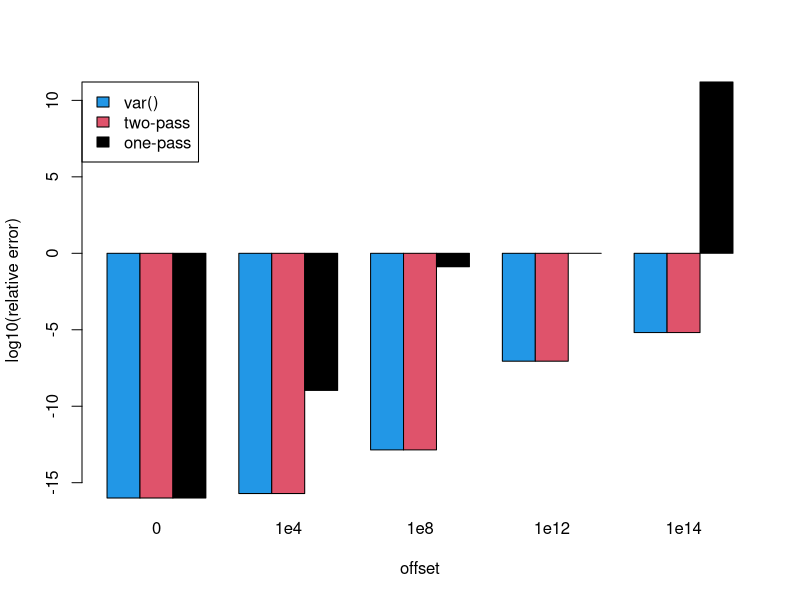
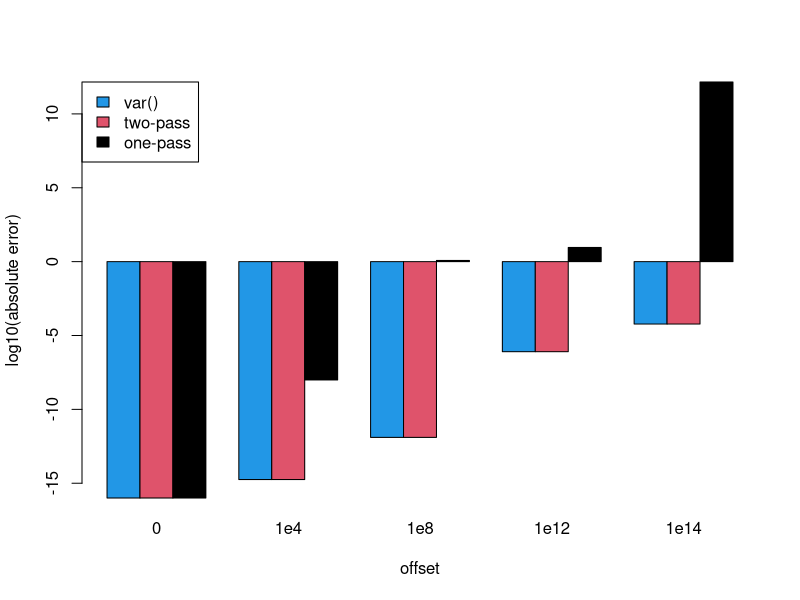

Source code (R) for these figures, in order:
## ---- chunk 1
# Set seed to '1' and generate random sample
set.seed(1)

# Generate random sample 'z' with mean '0' and standard deviation '3'
z <- rnorm(100000, mean = 0, sd = 3) 

# Define offsets to be added to the random sample
offsets <- c(0, 1e4, 1e8, 1e12, 1e14)
## ---- chunk 2

# Define two-pass algorithm for sample variance
two_pass_variance <- function(data) {
  n <- length(data)
  sum((data - mean(data))^2) / (n - 1)
}

# Define one-pass formula for sample variance
one_pass_variance <- function(data) {
  n <- length(data)
  (sum(data^2) - sum(data)^2 / n) / (n - 1)
}
## ---- chunk 3

# Create a data frame to store results for each offset
Data_Frame <- data.frame (
  offsets = offsets,
  var = NA,
  two_pass_algorithm = NA,
  one_pass_formula = NA
)

# Loop over each offset and compute variances using different methods
for (i in seq_along(offsets)) {
    x <- offsets[i] + z  # Add offset to the random sample
    Data_Frame$var[i] <- var(x)
    Data_Frame$two_pass_algorithm[i] <- two_pass_variance(x)
    Data_Frame$one_pass_formula[i] <- one_pass_variance(x)
}

print(Data_Frame, digits = 10)
## ---- chunk 4
var_z <- var(z)

# Compute absolute errors for each method compared to var(z)
Data_Frame$abs_err_var <- abs(Data_Frame$var - var_z)
Data_Frame$abs_err_two <- abs(Data_Frame$two_pass_algorithm - var_z)
Data_Frame$abs_err_one <- abs(Data_Frame$one_pass_formula - var_z)

# Compute relative errors
Data_Frame$rel_err_var <- Data_Frame$abs_err_var / var_z
Data_Frame$rel_err_two <- Data_Frame$abs_err_two / var_z
Data_Frame$rel_err_one <- Data_Frame$abs_err_one / var_z

print(Data_Frame[c("offsets", "rel_err_var", "rel_err_two", "rel_err_one")], digits = 3)
## ---- chunk 5
cols <- c("0", "1e4", "1e8", "1e12", "1e14")
leg <- c("var()", "two-pass", "one-pass")

rel <- rbind(Data_Frame$rel_err_var, Data_Frame$rel_err_two, Data_Frame$rel_err_one)
abs_err <- rbind(Data_Frame$abs_err_var, Data_Frame$abs_err_two, Data_Frame$abs_err_one)
colnames(rel) <- colnames(abs_err) <- cols

barplot(log10(pmax(rel, 1e-16)), beside = TRUE, col = c(4, 2, 1),
        xlab = "offset", ylab = "log10(relative error)",
        legend.text = leg, args.legend = list(x = "topleft"))

barplot(log10(pmax(abs_err, 1e-16)), beside = TRUE, col = c(4, 2, 1),
        xlab = "offset", ylab = "log10(absolute error)",
        legend.text = leg, args.legend = list(x = "topleft"))
